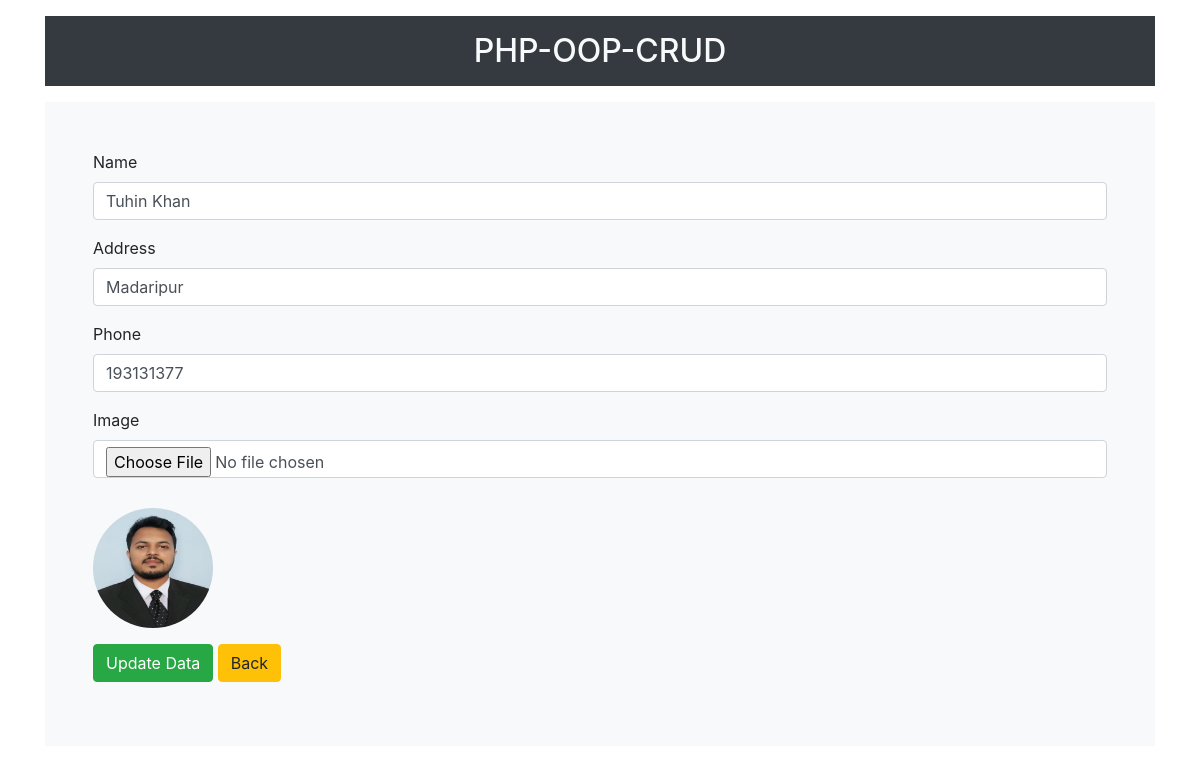
/edit.php?status=edit&&id=12, run on the app's committed database.
### tables this page shows
CREATE TABLE `user_info` (
  `id` int(11) NOT NULL,
  `name` varchar(55) NOT NULL,
  `address` varchar(255) NOT NULL,
  `phone` int(15) NOT NULL,
  `image` varchar(100) NOT NULL
);

### Class/adminBack.php (called while the page is built, shortened)
<?php
		class adminBack{
		private $conn;
		 function __construct(){
			$dbhost = "localhost";
			$dbuser = "root";
			$dbpass = "";
			$dbname = "php-oop-crud";
			$this->conn = mysqli_connect($dbhost,$dbuser,$dbpass,$dbname);
		}
		function edit_data($edit_id){
		$query = "SELECT * FROM user_info WHERE id='$edit_id'";
			if ($data =mysqli_query($this->conn,$query)) {
				return $data;
			}
		}
	}
 ?>

### edit.php (the view, shortened to what this page needs)
<?php
	include("Class/adminBack.php");
	$obj = new adminBack();
	if (isset($_GET['status'])) {
		$get_id = $_GET['id'];
		if ($_GET['status']=='edit') {
			$data = $obj->edit_data($get_id);
			$edit_values = array();
			while($edited = mysqli_fetch_array($data)){
				$edit_values[]=$edited;
			}
		}
	}
 ?>
<?php include('includes/header.php'); ?>
<div class="container">
	<h2 class="text-center text-light p-3 my-3 bg-dark">PHP-OOP-CRUD</h2>
</div>
<div class="container">
	<form action="" method="POST" class="form bg-light p-5" enctype="multipart/form-data">
		  			<?php
						foreach($edit_values as $values)
					 ?>
		<div>
			<div class="form-group">
				<label for="name">Name </label>
				<input type="text" name="name" placeholder="Enter Name" class="form-control" required
					value="<?php echo $values['name']; ?>">
			</div>
			<div class="form-group ">
				<label for="name">Address </label>
				<input type="text" name="address" placeholder="Enter Address" class="form-control" required
					value="<?php echo $values['address']; ?>">
			</div>
			<div class="form-group">
				<label for="name">Phone </label>
				<input type="number" name="phone" placeholder="Enter Phone" class="form-control" required
					value="<?php echo $values['phone']; ?>">
			</div>
			<div class="form-group">
				<label for="name">Image </label>
				<input type="file" name="files" class="form-control" required>
				<img src="upload/<?php echo $values['image'] ?> " alt="image" width="120px"
					style="border-radius: 50%; height: 120px; margin-top: 30px;">
			</div>
			<div class="form-group">
				<input class="btn btn-success" type="submit" value="Update Data" id="submit-button"
					name="update-button">
				<a href="index.php" type="button" class="btn btn-warning" data-dismiss="modal">Back</a href="index.php">
			</div>
		</div>
	</form>
</div>
<?php include('includes/footer.php'); ?>

### data on the page
user_info: name "Tuhin Khan", address "Madaripur", phone "193131377", image (picture)
